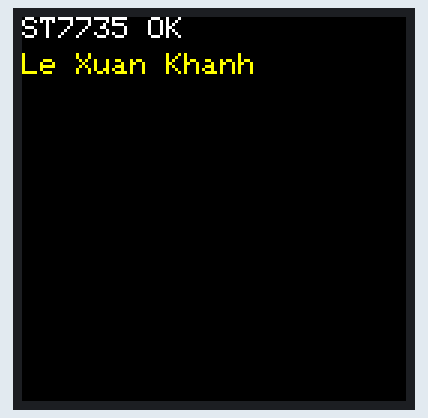
The sketch below on a simulated ESP32. On the bench: 128×128 colour display.

Above: at 0.4 s.

The sketch:

example.ino
```cpp
#include <Adafruit_GFX.h>
#include <Adafruit_ST7735.h>
#include <SPI.h>

/* Variables */
// For 1.44" with ST7735 use:
#define TFT_CS 17
#define TFT_RST 26
#define TFT_DC 25  // RS
Adafruit_ST7735 tft = Adafruit_ST7735(TFT_CS, TFT_DC, TFT_RST);

/* My Function */
void setupST7735() {
  tft.initR(INITR_144GREENTAB);
  tft.fillScreen(ST77XX_BLACK);
  printLcd("ST7735 OK");
  delay(200);
}
void printLcdAxis(int x, int y, char *text, uint16_t color) {
  tft.setCursor(x, y);
  tft.setTextColor(color);
  tft.setTextWrap(true);
  tft.print(text);
}
void printLcd(char *text) {
  tft.fillScreen(ST77XX_BLACK);
  tft.setCursor(0, 0);
  tft.setTextColor(ST77XX_WHITE);
  tft.setTextWrap(true);
  tft.print(text);
}

/* Main Function */
void setup(void) {
  // TFT 1.44
  setupST7735();
  printLcdAxis(0, 12, "Le Xuan Khanh", ST77XX_YELLOW);
}

void loop() {
}
```
